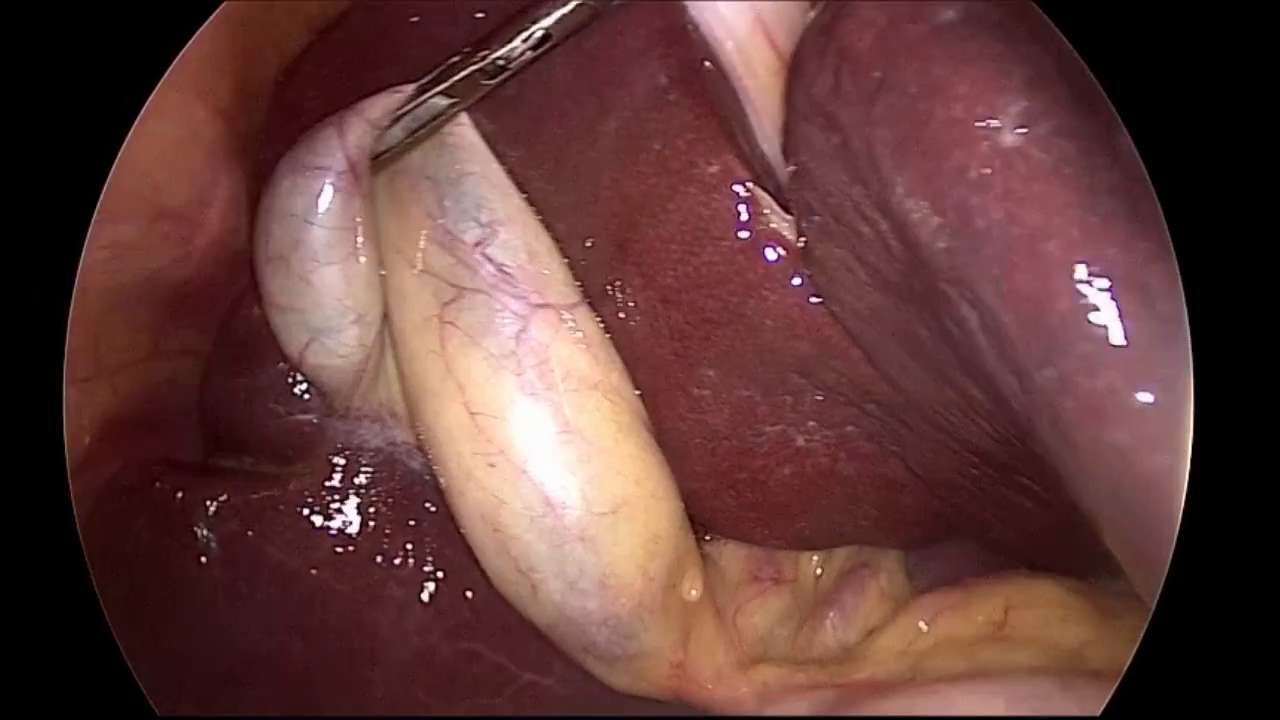
#> input picture frame 25 of data/endo.mp4, 1280 x 720 px
$ python ransac_boundary_circle_detector.py   (older library calls are emulated)
#> lines starting #> are read from the running program, lines starting #| are printed output that depends on the picture; after the words box and inside, x2 and y2 are one past the last pixel; in counts of white or black regions, pixels touching at a corner belong together
### endoscopy/com_boundary_detectors.py
import cv2
import numpy as np
from typing import Tuple


def boundaryRectangle(img: np.array, th1: int=10) -> Tuple[np.array, tuple]:
    """Finds the rectangle that circumferences an endoscopic image.

    Args:
        img (np.array): Input image of shape HxWxC
        th1 (int): Whiten threshold, each pixel where value > th1 is whitened

    Return:
        rectangle (Tuple[np.array, tuple]): Top left corner and shape of found rectangle
    """
    img = cv2.cvtColor(img, cv2.COLOR_BGR2GRAY)
    img = np.where(img < th1, 0, 255).astype(np.uint8)

    col_mean = img.mean(axis=0)
    row_mean = img.mean(axis=1)

    top    = np.min(np.nonzero(row_mean))
    bottom = np.max(np.nonzero(row_mean))
    left   = np.min(np.nonzero(col_mean))
    right  = np.max(np.nonzero(col_mean))

    top_left = np.array([top, left])
    shape = (bottom - top, right - left)

    return top_left, shape


# [25 lines left out: function boundaryCircle, not called in this run]


# [19 lines that do not run on import are left out]

### endoscopy/ransac_boundary_circle_detector.py
import cv2
import numpy as np
from typing import Tuple


class RansacBoundaryCircleDetector():
    def __init__(self, buffer_size: int=1):
        """Boundary circle detection for endoscopic images.

        Args:
            buffer_size (int): Optional argument to buffer past seen images

        Examples:
            Numeric and Canny edge detector:
                bcd = RansacBoundaryCircleDetector(buffer_size=1)

                # numeric fit, canny edge detector
                center, radius = bcd.findBoundaryCircle(img, th1=5, th2=10, decay=2., fit='numeric', n_pts=10, n_iter=200)

                if radius is not None:
                    center, radius = center.astype(np.int), int(radius)

                    cv2.circle(img, (center[1], center[0]), radius, (0,255,255))
                    cv2.circle(img, (center[1], center[0]), 2, (255,0,255), 4)

                    cv2.imshow('img', img)
                    cv2.waitKey()

            Analytic and Sobel edge detector
                bcd = RansacBoundaryCircleDetector(buffer_size=1)

                # analytic fit, sobel edge detector
                center, radius = bcd.findBoundaryCircle(img, th1=5, th2=10, decay=2., fit='analytic', n_pts=10, n_iter=200, edge='sobel', kwargs={'dx': 1, 'dy': 1})

                if radius is not None:
                    center, radius = center.astype(np.int), int(radius)

                    cv2.circle(img, (center[1], center[0]), radius, (0,255,255))
                    cv2.circle(img, (center[1], center[0]), 2, (255,0,255), 4)

                    cv2.imshow('img', img)
                    cv2.waitKey()
        """
        self.buffer_size = buffer_size
        self.buffer = []
        self.best_center = np.array([])
        self.best_radius = None

    def findBoundaryCircle(self, img: np.array, th1: int=5. , th2: float=10., decay: float=2., fit='analytic', n_pts: int=100, n_iter: int=100, edge='canny', kwargs: dict={'threshold1': 100, 'threshold2': 200}) -> Tuple[np.array, float]:
        """Finds boundary circle in an endoscopic image via the following method

            Algorithm:
                1. Turn image into grayscale compute moving average of length self.buffer_size, blacken where moving average < th1
                2. Edge detection
                3. Do RANSAC circle fit (https://en.wikipedia.org/wiki/Random_sample_consensus)
                       for n_iter:
                           4. Sample n_pts maybe inliers in edge image
                           5. Fit circle to n_pts, where n_pts is set to 3 for fit == 'analytic'
                           6. Find also inliers, points that are closer than th2 to the circle circumference
                           7. If number of also inliers bigger than best number of also inliers, re-fit circle to maybe + also inliers
                           8. Find inliers of re-fit model, if percentage of inliers better than best percentage, save radius and center of model
                           9. Divide th2 by decay

        Args:
            img (np.array): Image of shape CxHxW
            th1 (int): Blacken threshold, see algorithm step 1
            th2 (float): Distance to circle circumference threshold, see algorithm step 6, 8
            decay (flaot): Divides th2 by decay at each iteration
            n_pts (int): Points to sample in edge image, see algorithm step 4
            n_iter (int): Number of iterations to improve on found circle, see algorithm step 3
            fit (str): Fit method, 'analytic' or 'numeric', if analytic, n_pts will be set to 3. Analytic fit is faster, and numeric fit is usually more stable

        Return:
            center (np.array): Circle's center
            radius (float): Circles radius
        """

        if fit == 'analytic':
            n_pts = 3

        # Step 1, grayscale moving average
        img = cv2.cvtColor(img, cv2.COLOR_BGR2GRAY)
        self.buffer.append(img)

        if len(self.buffer) == self.buffer_size:
            avg = np.array(self.buffer)
            avg = avg.mean(axis=0)

            avg = np.where(avg < th1, 0, 255).astype(np.uint8)

            # Step 2, edge detection
            if edge == 'canny':
                avg = cv2.Canny(avg, **kwargs)
            elif edge == 'sobel':
                avg = cv2.Sobel(avg, ddepth=cv2.CV_8U, **kwargs)
            else:
                assert 'Edge detector "{}" not supported.'.format(edge)

            # Track results
            best_n_also_inliers = 0
            best_percentage = 0.

            pt_set = np.where(avg > 0)
            self.buffer.pop(0)
            pt_set = np.stack((pt_set[0], pt_set[1]), axis=1)

            if pt_set.size == 0:
                return self.best_center, self.best_radius

            # Step 3, RANSAC circle fit
            for i in range(n_iter):

                # Step 4, sample maybe_inliers
                pt_set_idcs = np.arange(pt_set.shape[0])
                pt_subset_idcs = np.random.choice(pt_set_idcs, size=min(n_pts, pt_set_idcs.shape[0]),replace=False)

                if pt_subset_idcs.size == 0:
                    continue

                pt_subset_mask = np.zeros(pt_set_idcs.shape, dtype=bool)
                pt_subset_mask[pt_subset_idcs] = True

                maybe_inliers = pt_set[pt_subset_idcs] + 0.5

                # Step 5, fit model
                if fit == 'analytic':
                    center, radius = self._threePointCircle(maybe_inliers[0], maybe_inliers[1], maybe_inliers[2])
                elif fit == 'numeric':
                    A, b = self._buildLinearSystem(maybe_inliers)
                    center, radius = self._solveSystem(A, b)
                else:
                    assert 'Fit method "{}" unknown'.format(fit)

                if radius is None:
                    continue

                # Step 6, find also_inliers
                pt_subset_complement = pt_set[pt_subset_mask == False]
                distance_to_center = np.linalg.norm(center - pt_subset_complement, axis=1)
                also_inliers = pt_subset_complement[np.where(np.abs(distance_to_center - radius) < th2)] + 0.5

                # Step 7, re-fit model on all inliers
                if also_inliers.size > best_n_also_inliers:
                    best_n_also_inliers = also_inliers.shape[0]
                    inliers = np.concatenate((maybe_inliers, also_inliers))

                    if fit == 'analytic':
                        center, radius = self._threePointCircle(maybe_inliers[0], maybe_inliers[1], maybe_inliers[2])
                    elif fit == 'numeric':
                        A, b = self._buildLinearSystem(inliers)
                        center, radius = self._solveSystem(A, b)
                    else:
                        assert 'Fit method "{}" unknown'.format(fit)

                    # Step 8, save best model
                    distance_to_center = np.linalg.norm(center - inliers, axis=1)
                    total_inliers = pt_set[np.where(np.abs(distance_to_center - radius) < th2)]

                    percentage = total_inliers.shape[0]/pt_set.shape[0]
                    if percentage > best_percentage:
                        best_percentage = percentage
                        self.best_center, self.best_radius = center, radius

                # Step 9, decay distance threshold
                th2 /= decay

        return self.best_center, self.best_radius

    def _threePointCircle(self, p1: np.array, p2: np.array, p3: np.array) -> Tuple[np.array, float]:
        """Computes a circle, given 3 points on that circle, see https://stackoverflow.com/questions/26222525/opencv-detect-partial-circle-with-noise.

        Args:
            p1 (np.array): Point 1 on circle.
            p2 (np.array): Point 2 on circle.
            p3 (np.array): Point 3 on circle.

        Return:
            center (np.array): Center of circle
            radius (float): Radius of circle
        """
        x1, x2, x3 = p1[0], p2[0], p3[0]
        y1, y2, y3 = p1[1], p2[1], p3[1]

        denom = (2*(x1*(y2-y3) - y1*(x2-x3) + x2*y3 - x3*y2))

        if denom == 0.:
            return np.array([]), None

        center = np.array([
            ((x1*x1+y1*y1)*(y2-y3) + (x2*x2+y2*y2)*(y3-y1) + (x3*x3+y3*y3)*(y1-y2))/denom,
            ((x1*x1+y1*y1)*(x3-x2) + (x2*x2+y2*y2)*(x1-x3) + (x3*x3+y3*y3)*(x2-x1))/denom
        ])

        radius = np.sqrt((center[0]-x1)*(center[0]-x1) + (center[1]-y1)*(center[1]-y1))

        return center, radius

    def _buildLinearSystem(self, pts: np.array, ) -> Tuple[np.array, np.array]:
        """Build linear system that describes circle, for example check https://math.stackexchange.com/questions/214661/circle-least-squares-fit

        Args:
            pts (np.array): Image points of shape Nx2

        Return:
            A (np.array): Linear system matrix
            b (np.array): Offset to linear equation
        """
        A = np.stack(
            (2*pts[:, 0], 2*pts[:, 1], np.ones(pts.shape[0])), axis=1
        )
        b = np.stack(
            np.square(pts[:, 0]) + np.square(pts[:, 1])
        )

        return A, b

    def _solveSystem(self, A, b) -> Tuple[np.array, float]:
        """Solve linear system for center and radius, for example check https://math.stackexchange.com/questions/214661/circle-least-squares-fit

        Args:
            A (np.array): Linear system matrix
            b (np.array): Offset to linear equation

        Return:
            center (np.array): Circle's center
            radius (float): Circles radius
        """
        x, res, rank, s = np.linalg.lstsq(A, b, rcond=None)

        # solve for radius, x2 = r^2 - x0^2 - x1^2
        radius = np.sqrt(x[2] + x[0]**2 + x[1]**2)

        return x[:-1], radius


if __name__ == '__main__':
    import os
    from com_boundary_detectors import boundaryRectangle

    prefix = os.getcwd()
    file = 'data/endo.mp4'

    vr = cv2.VideoCapture(os.path.join(prefix, file))

    bcd = RansacBoundaryCircleDetector(buffer_size=5)

    while vr.isOpened():

        _, img = vr.read()
#> img is the input picture: shape (720, 1280, 3); mean B, G, R 57.6, 60.3, 97.4
        if img is None:
            break

        img = cv2.resize(img, (640, 360))
#> img: shape (360, 640, 3)
        img = img[5:-5,:-5,:] # remove black bottom and top rows
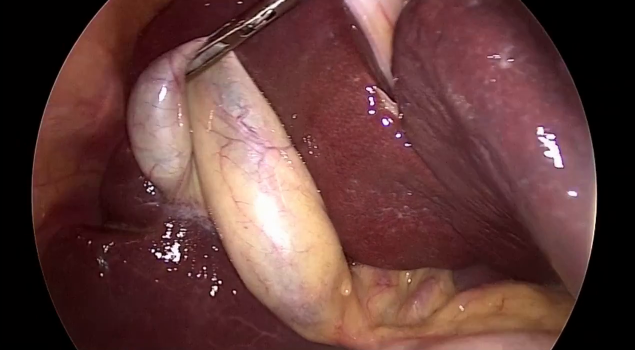
#> img: shape (350, 635, 3); mean B, G, R 58.9, 61.7, 99.4

        top_left, shape = boundaryRectangle(img, 5)
#> in boundaryRectangle, `img = cv2.cvtColor(img, cv2.COLOR_BGR2GRAY)`:
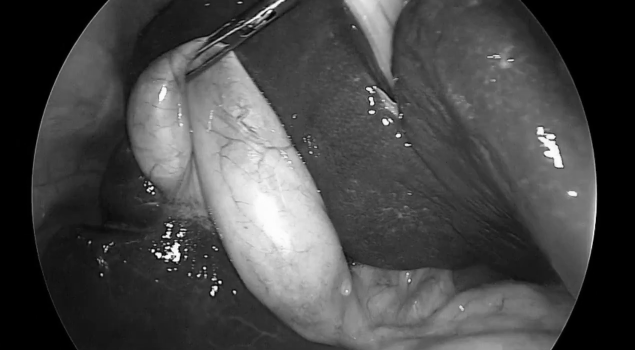
#> img: shape (350, 635); min 0, max 254, mean 72.6
#> in boundaryRectangle, `img = np.where(img < th1, 0, 255).astype(np.uint8)`:
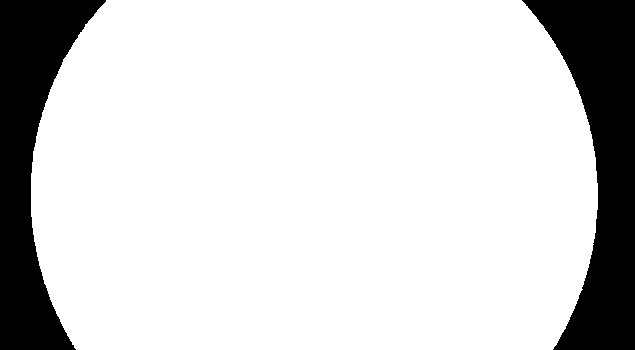
#> img: shape (350, 635); 83.1% white; 2 black regions, box (x1, y1, x2, y2) and area: (522, 0, 635, 350) 19907, (0, 0, 106, 350) 17639
#> in boundaryRectangle, `col_mean = img.mean(axis=0)`: col_mean = 635 values, max 255 at index 106, min 0 at index 0, mean 211.9
#> in boundaryRectangle, `row_mean = img.mean(axis=1)`: row_mean = 350 values, max 227.7 at index 183, min 167.1 at index 0, mean 211.9
#> in boundaryRectangle, `top    = np.min(np.nonzero(row_mean))`: top = 0
#> in boundaryRectangle, `bottom = np.max(np.nonzero(row_mean))`: bottom = 349
#> in boundaryRectangle, `left   = np.min(np.nonzero(col_mean))`: left = 31
#> in boundaryRectangle, `right  = np.max(np.nonzero(col_mean))`: right = 597
#> in boundaryRectangle, `top_left = np.array([top, left])`: top_left = [0, 31]
#> in boundaryRectangle, `shape = (bottom - top, right - left)`: shape = (349, 566)
#> top_left = [0, 31]; shape = (349, 566)
        center, radius = bcd.findBoundaryCircle(img, th1=5, th2=10, decay=1., fit='numeric', n_pts=100, n_iter=10)
#> center = empty array
        if radius is not None:
            top_left, shape = top_left.astype(np.int), [int(i) for i in shape]
            center, radius = center.astype(np.int), int(radius)

            cv2.rectangle(img, (top_left[1], top_left[0]), (top_left[1] + shape[1], top_left[0] + shape[0]), (255, 255, 0), 1)
            cv2.circle(img, (center[1], center[0]), radius, (0,255,255))
            cv2.circle(img, (center[1], center[0]), 2, (255,0,255), 4)

            cv2.imshow('img', img)
            cv2.waitKey(1)

$ run again, starting later in the video
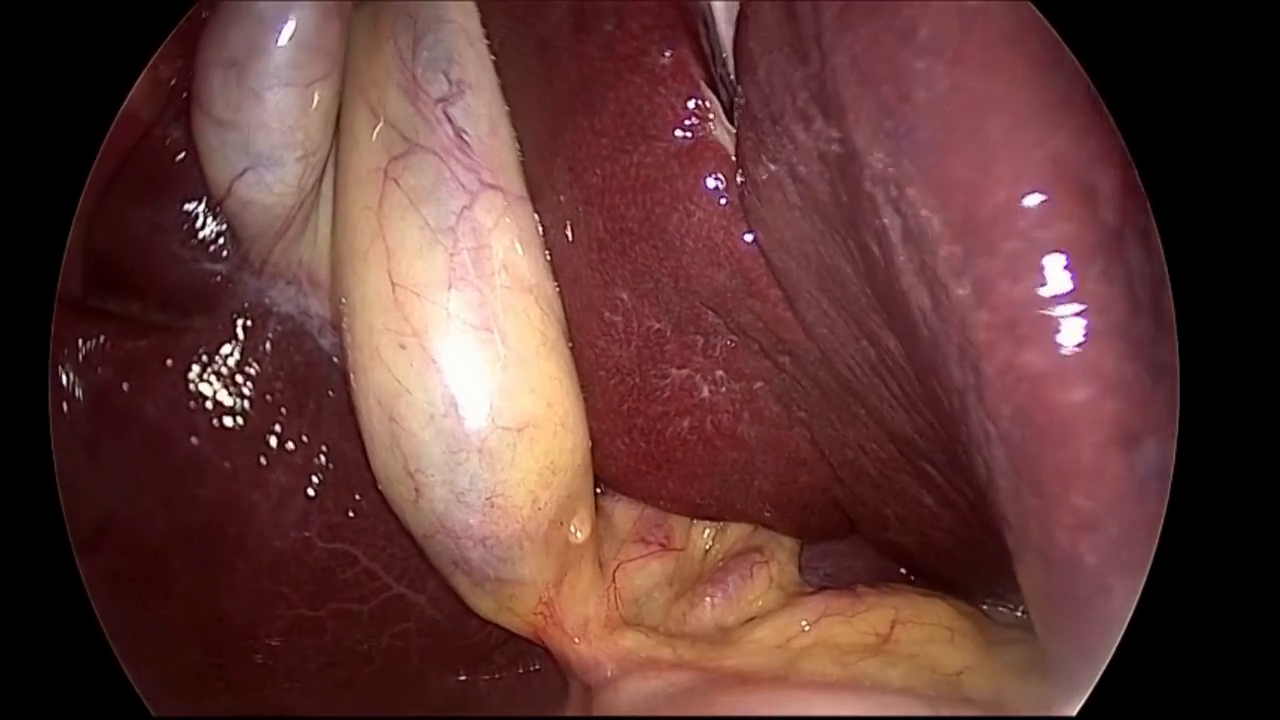
#> input picture frame 112 of data/endo.mp4, 1280 x 720 px
#> img is the input picture: shape (720, 1280, 3); mean B, G, R 54.4, 57.6, 97.1
#> in boundaryRectangle, `img = cv2.cvtColor(img, cv2.COLOR_BGR2GRAY)`:
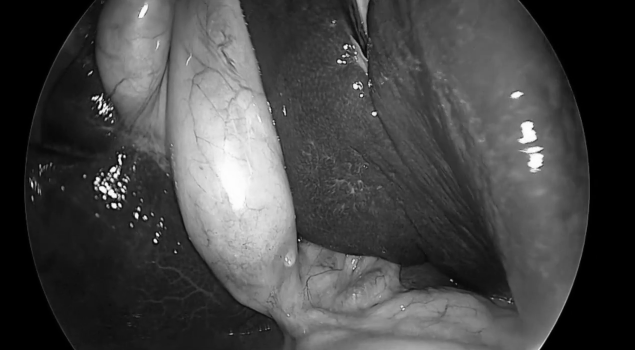
#> img: shape (350, 635); min 0, max 255, mean 70.5
#> in boundaryRectangle, `img = np.where(img < th1, 0, 255).astype(np.uint8)`:
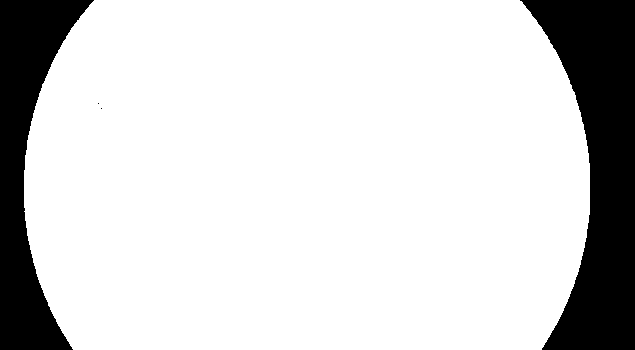
#> img: shape (350, 635); 83.2% white; 4 black regions (2 under 20 px), largest, box (x1, y1, x2, y2) and area: (520, 0, 635, 350) 22290, (0, 0, 94, 350) 15019
#> col_mean = 635 values, max 255 at index 94, min 0 at index 0, mean 212.2
#> row_mean = 350 values, max 227.3 at index 170, min 171.1 at index 0, mean 212.2
#> top = 0
#> bottom = 349
#> left = 24
#> right = 589
#> in boundaryRectangle, `top_left = np.array([top, left])`: top_left = [0, 24]
#> in boundaryRectangle, `shape = (bottom - top, right - left)`: shape = (349, 565)
#> `top_left, shape = boundaryRectangle(img, 5)`: top_left = [0, 24]; shape = (349, 565)
#> center = empty array

$ run again, starting later in the video
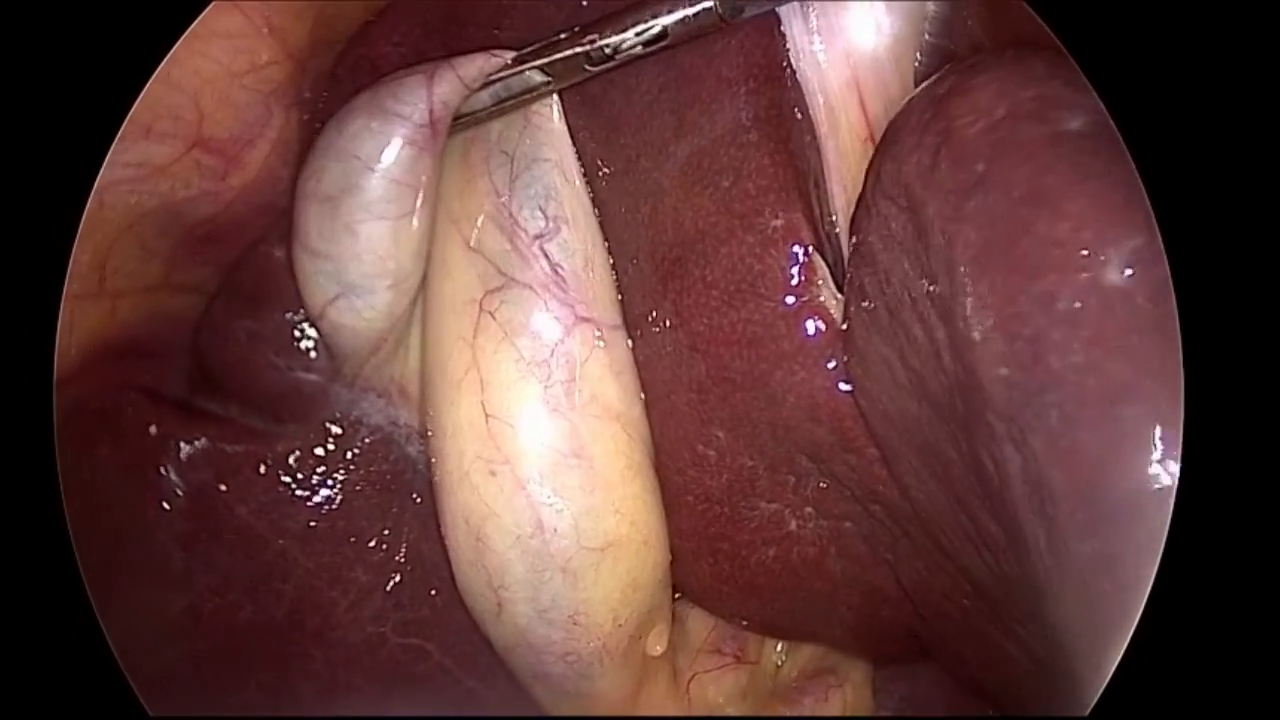
#> input picture frame 200 of data/endo.mp4, 1280 x 720 px
#> img is the input picture: shape (720, 1280, 3); mean B, G, R 57.8, 60.1, 97
#> in boundaryRectangle, `img = cv2.cvtColor(img, cv2.COLOR_BGR2GRAY)`:
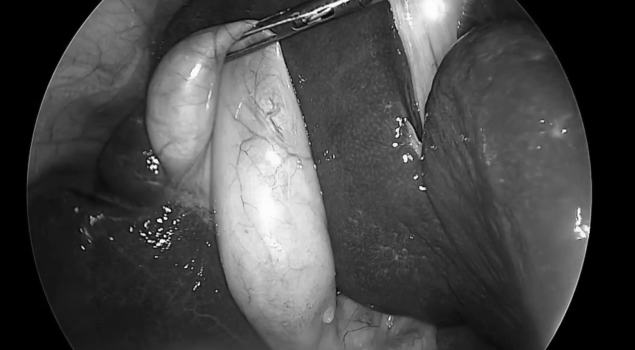
#> img: shape (350, 635); min 0, max 255, mean 72.4
#> in boundaryRectangle, `img = np.where(img < th1, 0, 255).astype(np.uint8)`:
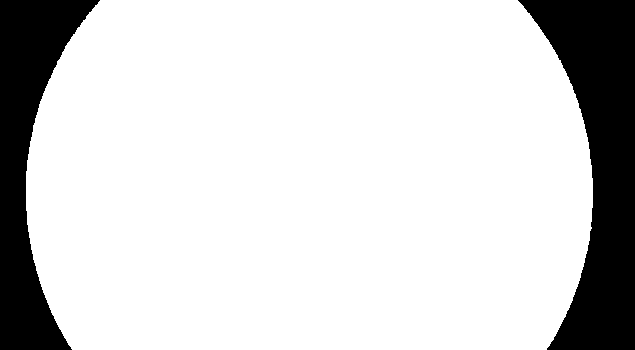
#> img: shape (350, 635); 83.1% white; 2 black regions, box (x1, y1, x2, y2) and area: (518, 0, 635, 350) 21609, (0, 0, 100, 350) 15889
#> col_mean = 635 values, max 255 at index 100, min 0 at index 0, mean 212
#> row_mean = 350 values, max 227.7 at index 178, min 167.9 at index 0, mean 212
#> top = 0
#> bottom = 349
#> left = 26
#> right = 592
#> in boundaryRectangle, `top_left = np.array([top, left])`: top_left = [0, 26]
#> in boundaryRectangle, `shape = (bottom - top, right - left)`: shape = (349, 566)
#> `top_left, shape = boundaryRectangle(img, 5)`: top_left = [0, 26]; shape = (349, 566)
#> center = empty array
